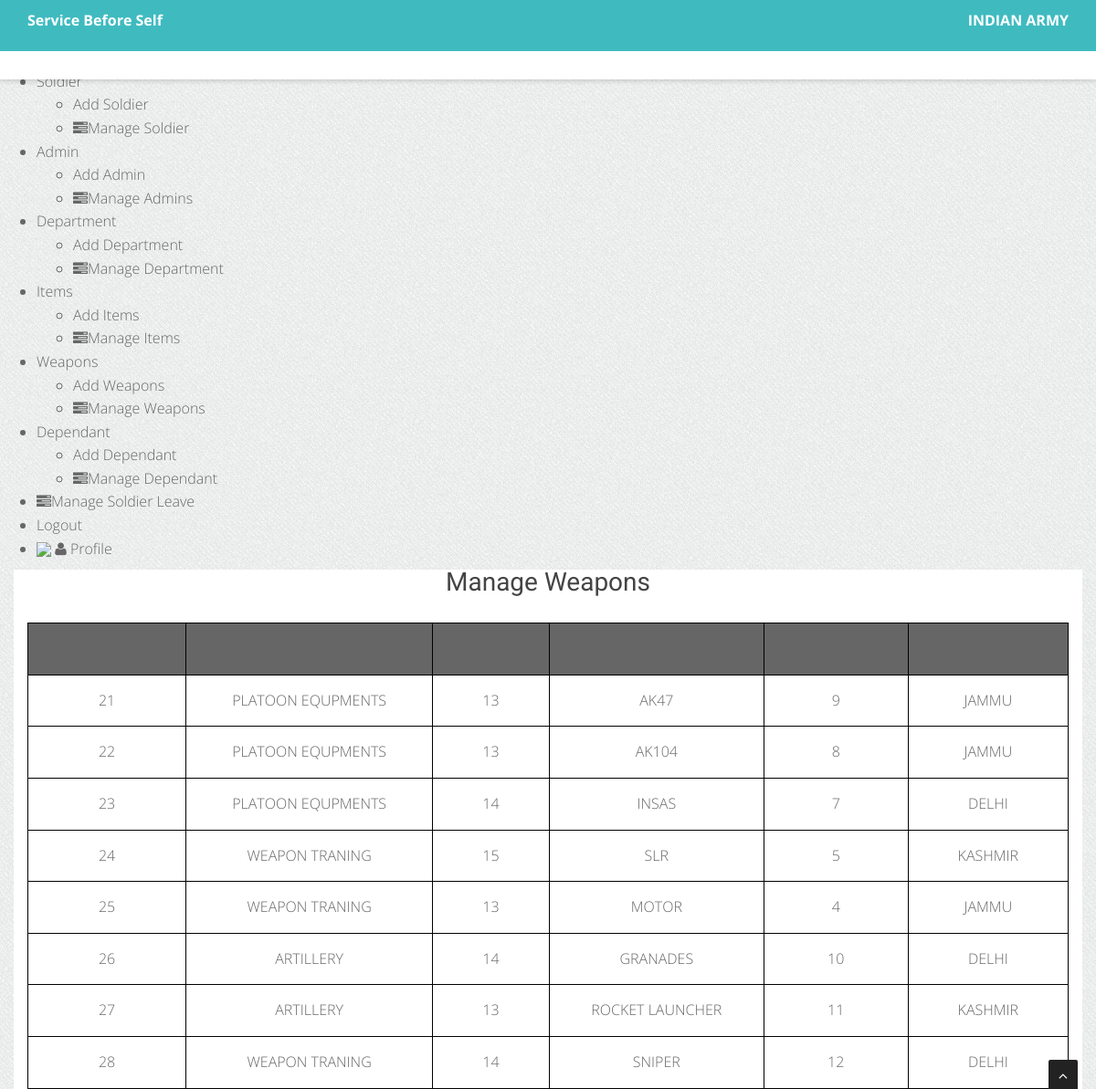
Screenshot of /admin/manage-weapon.php (signed in) with the database file from the repository.
### tables this page shows
CREATE TABLE `WEAPONS` (`id` int(15) NOT NULL,
                      `WNAME` CHAR (25) NOT NULL ,
					  `WDEPTNAME` VARCHAR(50) NOT NULL,
                      `WRNO` INT NOT NULL ,
                      `WNUMBER` INT NOT NULL ,
                      `WLOCATION` VARCHAR(25) NOT NULL,
			          FOREIGN KEY(`WDEPTNAME`)REFERENCES DEPARTMENT(`DNAME`),
					  UNIQUE(`WNUMBER`)

                      );

### admin/manage-weapon.php (the view, shortened to what this page needs)
<?php
    require_once "include/header.php";
?>
<?php
    require_once "include/header.php";
?>
<?php
$sql = "SELECT * FROM WEAPONS";
$result = mysqli_query($conn , $sql);
?>
<div class="container bg-white shadow">
    <div class="py-4 mt-5">
    <div class='text-center pb-2'><h4>Manage Weapons</h4></div>
    <table style="width:100%" class="table-hover text-center ">
    <tr class="bg-dark">
        <th>Employee Id</th>
        <th>WDEPTNAME</th>
        <th>WNAME</th>
        <th>WRNO</th>
        <th>WNUMBER</th>
        <th>WLOCATION</th>
    </tr>
    <?php
    if( mysqli_num_rows($result) > 0){
        while( $rows = mysqli_fetch_assoc($result) ){
            $id = $rows["id"];
            $WDEPTNAME= $rows["WDEPTNAME"];
            $WRNO= $rows["WRNO"];
            $WNAME= $rows["WNAME"];
            $WNUMBER = $rows["WNUMBER"];
            $WLOCATION = $rows["WLOCATION"];
            ?>
        <tr>
        <td><?php echo $id; ?></td>
        <td> <?php echo $WDEPTNAME ; ?></td>
        <td> <?php echo $WRNO ; ?></td>
        <td><?php echo $WNAME; ?></td>
        <td> <?php echo $WNUMBER ; ?></td>
        <td> <?php echo $WLOCATION ; ?></td>
    <?php
            }
        }
    ?>
     </tr>
    </table>
    </div>
</div>
<?php
    require_once "include/footer.php";
?>
<?php
    require_once "include/footer.php";
?>

### css/style.css (style rules this page uses)
body { width: 100%; height: 100%; font-family: 'Open Sans', sans-serif; font-weight: 300; color: #666; background-color: #ddd; font-size: 16px; line-height: 1.6em; }
html { width: 100%; height: 100%; }
h4 { font-size: 28px; }
h1, h2, h3, h4, h5, h6 { margin: 0 0 30px; font-family: 'Roboto', sans-serif; font-weight: 400; color: #444; line-height: 1em; }
.bg-white { background: #fff; }
.bg-dark { background: #404040; }
.bg-dark { background: #666; }

### bodybg/bg1.css (style rules this page uses)
body { background: url(../img/bodybg/bg1.png) repeat left top; }

### admin/manage-weapon.php (style rules this page uses)
table, th, td { border: 1px solid black; padding: 15px; }
table { border-spacing: 10px; }

### rows the page displays
weapons: id "21", WDEPTNAME "PLATOON EQUPMENTS", WRNO "13", WNAME "AK47", WNUMBER "9", WLOCATION "JAMMU"
weapons: id "22", WDEPTNAME "PLATOON EQUPMENTS", WRNO "13", WNAME "AK104", WNUMBER "8", WLOCATION "JAMMU"
weapons: id "23", WDEPTNAME "PLATOON EQUPMENTS", WRNO "14", WNAME "INSAS", WNUMBER "7", WLOCATION "DELHI"
weapons: id "24", WDEPTNAME "WEAPON TRANING", WRNO "15", WNAME "SLR", WNUMBER "5", WLOCATION "KASHMIR"
weapons: id "25", WDEPTNAME "WEAPON TRANING", WRNO "13", WNAME "MOTOR", WNUMBER "4", WLOCATION "JAMMU"
weapons: id "26", WDEPTNAME "ARTILLERY", WRNO "14", WNAME "GRANADES", WNUMBER "10", WLOCATION "DELHI"
weapons: id "27", WDEPTNAME "ARTILLERY", WRNO "13", WNAME "ROCKET LAUNCHER", WNUMBER "11", WLOCATION "KASHMIR"
weapons: id "28", WDEPTNAME "WEAPON TRANING", WRNO "14", WNAME "SNIPER", WNUMBER "12", WLOCATION "DELHI"
